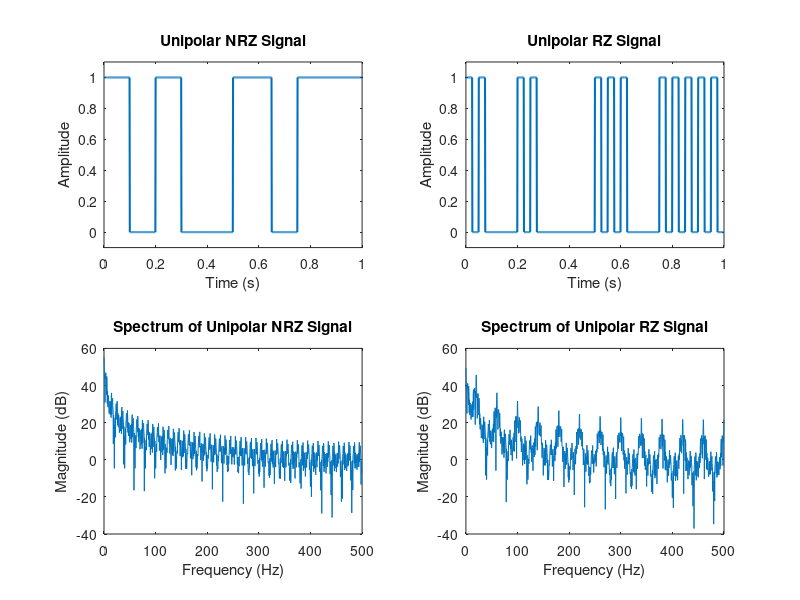
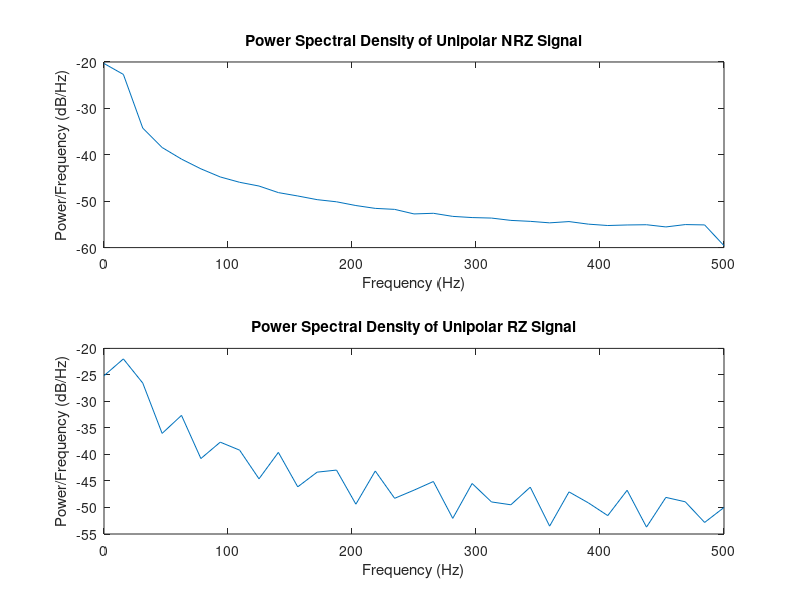

Write the MATLAB code that produced these figures, in order. (Note: this script raises an error after producing the figures.)
% Parameters
Fs = 1000;                 % Sampling frequency in Hz
T = 1;                     % Duration in seconds
t = 0:1/Fs:T-1/Fs;         % Time vector
data = randi([0 1], 1, 20); % Random binary data sequence
n = length(data);          % Number of bits
bitDuration = T/n;         % Duration of one bit

% Unipolar NRZ Signal
nrzSignal = [];
for i = 1:n
    if data(i) == 1
        nrzSignal = [nrzSignal ones(1, Fs*bitDuration)];
    else
        nrzSignal = [nrzSignal zeros(1, Fs*bitDuration)];
    end
end
t_nrz = 0:1/Fs:(length(nrzSignal)-1)/Fs;

% Unipolar RZ Signal
rzSignal = [];
for i = 1:n
    if data(i) == 1
        rzSignal = [rzSignal ones(1, Fs*bitDuration/2) zeros(1, Fs*bitDuration/2)];
    else
        rzSignal = [rzSignal zeros(1, Fs*bitDuration)];
    end
end
t_rz = 0:1/Fs:(length(rzSignal)-1)/Fs;

% Compute and Plot the Spectrum
nfft = 2048; % FFT size
f = Fs*(0:(nfft/2))/nfft; % Frequency vector

% Spectrum of Unipolar NRZ
nrzSpectrum = abs(fft(nrzSignal, nfft));
nrzSpectrum = nrzSpectrum(1:nfft/2+1);

% Spectrum of Unipolar RZ
rzSpectrum = abs(fft(rzSignal, nfft));
rzSpectrum = rzSpectrum(1:nfft/2+1);

% Power Spectral Density using Welch's method
[psdNrz, f_psdNrz] = pwelch(nrzSignal, [], [], [], Fs);
[psdRz, f_psdRz] = pwelch(rzSignal, [], [], [], Fs);

% Plot Signals and Spectra
figure;

% Plot Unipolar NRZ Signal
subplot(2,2,1);
plot(t_nrz, nrzSignal, 'LineWidth', 1.5);
title('Unipolar NRZ Signal');
xlabel('Time (s)');
ylabel('Amplitude');
axis([0 T -0.1 1.1]);

% Plot Unipolar RZ Signal
subplot(2,2,2);
plot(t_rz, rzSignal, 'LineWidth', 1.5);
title('Unipolar RZ Signal');
xlabel('Time (s)');
ylabel('Amplitude');
axis([0 T -0.1 1.1]);

% Plot Spectrum of Unipolar NRZ
subplot(2,2,3);
plot(f, 20*log10(nrzSpectrum));
title('Spectrum of Unipolar NRZ Signal');
xlabel('Frequency (Hz)');
ylabel('Magnitude (dB)');

% Plot Spectrum of Unipolar RZ
subplot(2,2,4);
plot(f, 20*log10(rzSpectrum));
title('Spectrum of Unipolar RZ Signal');
xlabel('Frequency (Hz)');
ylabel('Magnitude (dB)');

% Create a new figure for Power Spectral Density
figure;

% Plot Power Spectral Density of Unipolar NRZ
subplot(2,1,1);
plot(f_psdNrz, 10*log10(psdNrz));
title('Power Spectral Density of Unipolar NRZ Signal');
xlabel('Frequency (Hz)');
ylabel('Power/Frequency (dB/Hz)');

% Plot Power Spectral Density of Unipolar RZ
subplot(2,1,2);
plot(f_psdRz, 10*log10(psdRz));
title('Power Spectral Density of Unipolar RZ Signal');
xlabel('Frequency (Hz)');
ylabel('Power/Frequency (dB/Hz)');

% Adjust plot settings
sgtitle('Unipolar NRZ and RZ Signals with Spectra and Power Spectral Density');
